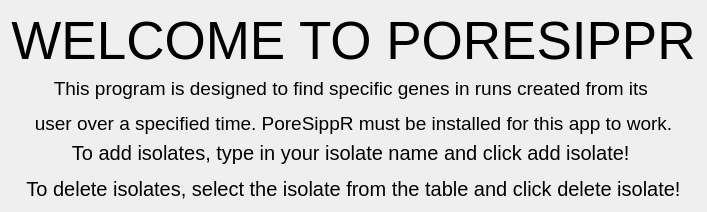
                  <widget class="QWidget" name="page_home">
                   <layout class="QVBoxLayout" name="verticalLayout_10">
                    <item>
                     <widget class="QLabel" name="label_6">
                      <property name="font">
                       <font>
                        <family>Segoe UI</family>
                        <pointsize>40</pointsize>
                       </font>
                      </property>
                      <property name="styleSheet">
                       <string notr="true"/>
                      </property>
                      <property name="text">
                       <string>WELCOME TO PORESIPPR</string>
                      </property>
                      <property name="alignment">
                       <set>Qt::AlignCenter</set>
                      </property>
                     </widget>
                    </item>
                    <item>
                     <widget class="QLabel" name="label">
                      <property name="font">
                       <font>
                        <family>Segoe UI</family>
                        <pointsize>14</pointsize>
                       </font>
                      </property>
                      <property name="text">
                       <string>&lt;html&gt;&lt;head/&gt;&lt;body&gt;&lt;p&gt;This program is designed to find specific genes in runs created from its &lt;/p&gt;&lt;p&gt;user over a specified time. PoreSippR must be installed for this app to work.&lt;/p&gt;&lt;/body&gt;&lt;/html&gt;</string>
                      </property>
                      <property name="alignment">
                       <set>Qt::AlignCenter</set>
                      </property>
                     </widget>
                    </item>
                    <item>
                     <widget class="QLabel" name="label_7">
                      <property name="font">
                       <font>
                        <family>Segoe UI</family>
                        <pointsize>15</pointsize>
                       </font>
                      </property>
                      <property name="text">
                       <string>&lt;html&gt;&lt;head/&gt;&lt;body&gt;&lt;p&gt;To add isolates, type in your isolate name and click add isolate! &lt;/p&gt;&lt;p&gt;To delete isolates, select the isolate from the table and click delete isolate!&lt;/p&gt;&lt;/body&gt;&lt;/html&gt;</string>
                      </property>
                      <property name="alignment">
                       <set>Qt::AlignCenter</set>
                      </property>
                     </widget>
                    </item>
                   </layout>
                  </widget>
